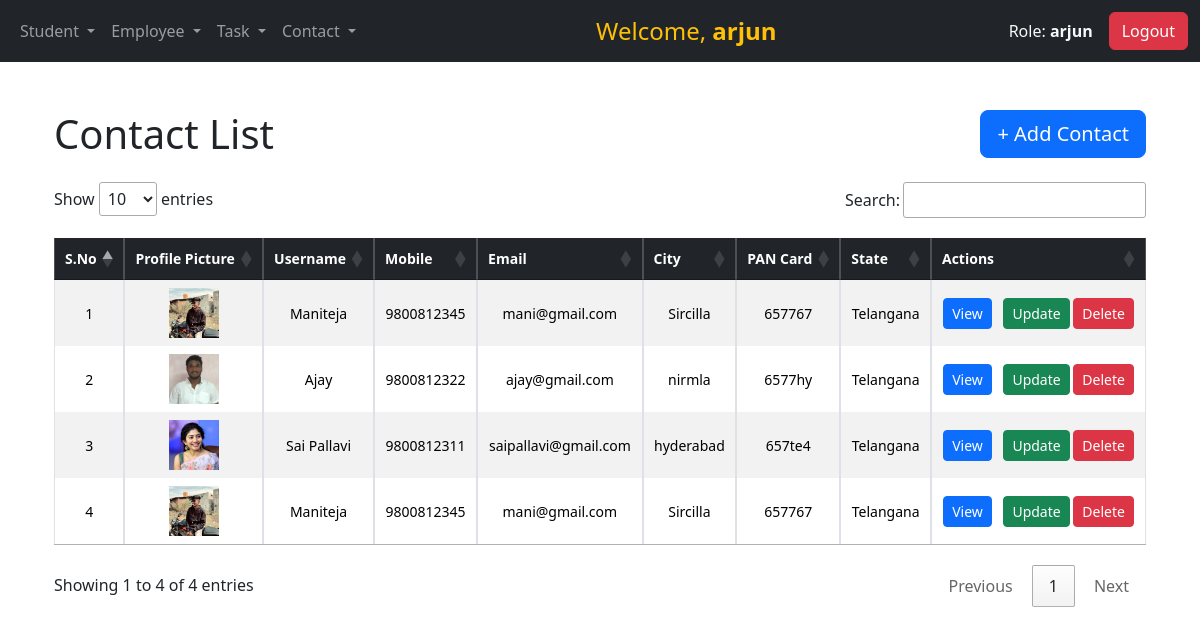
Before: /operations-list/ (signed in) with the older database file.
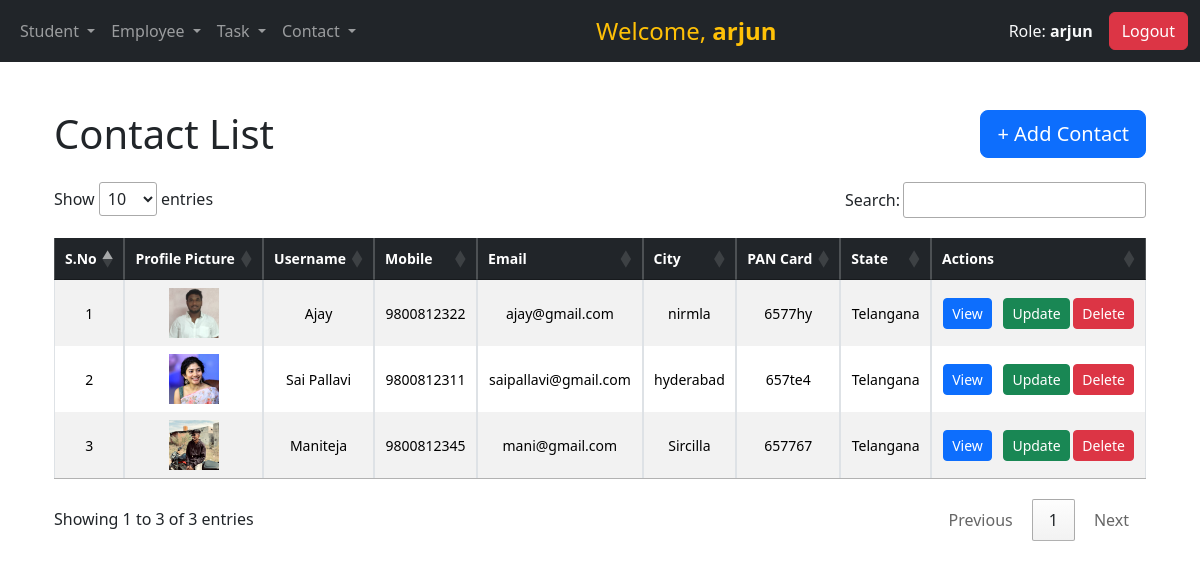
After: the same page with the newer database file.
### operations/models.py (models this page shows, shortened)
class Contact(models.Model):
    username = models.CharField(max_length=100)
    mobile = models.CharField(max_length=15)
    email = models.CharField(max_length=50,null=True,blank=True)
    city = models.CharField(max_length=15,null=True,blank=True)
    pancard = models.CharField(max_length=20,null=True,blank=True)
    state = models.CharField(max_length=15,null=True,blank=True)
    serial_number = models.PositiveIntegerField(default=0)
    profile_picture = models.ImageField(upload_to='contact_pictures/', blank=True, null=True)  # Add this line

### operations/views.py (the view)
# urls.py: path('operations-list/',login_required(views.operations_list),name='operations_list'),
def operations_list(request):
    contacts = Contact.objects.all()  # Query to get all contacts records
    return render(request, 'contacts/operations-list.html', {'contacts': contacts})

### operations/templates/contacts/operations-list.html (shortened to what this page needs)
{% extends 'base.html' %}
{% block content %}
    <div class="container mt-5">
        <div class="d-flex justify-content-between align-items-center mb-4">
            <h1 class="mb-0">Contact List</h1>
            <a href="{% url 'operations' %}" class="btn btn-primary btn-lg">+ Add Contact</a>
        </div>
        <div class="table-responsive">
            <table id="contactTable" class="table table-striped table-sm table-bordered align-middle mb-3">
                <thead class="table-dark">
                    <tr class="text-center small">
                        <th>S.No</th>
                        <th>Profile Picture</th>
                        <th>Username</th>
                        <th>Mobile</th>
                        <th>Email</th>
                        <th>City</th>
                        <th>PAN Card</th>
                        <th>State</th>
                        <th>Actions</th>
                    </tr>
                </thead>
                <tbody>
                    {% for contact in contacts %}
                        <tr class="text-center small">
                            <td>{{ forloop.counter }}</td>
                            <td>
                                {% if contact.profile_picture %}
                                    <img src="{{ contact.profile_picture.url }}" alt="Profile Picture" style="width: 50px; height: 50px; object-fit: cover;">
                                {% else %}
                                    <img src="https://cdn-icons-png.flaticon.com/512/847/847969.png" alt="Default Icon" style="width: 50px; height: 50px; object-fit: cover;">
                                {% endif %}
                            </td>
                            <td>{{ contact.username }}</td>
                            <td>{{ contact.mobile }}</td>
                            <td>{{ contact.email }}</td>
                            <td>{{ contact.city }}</td>
                            <td>{{ contact.pancard }}</td>
                            <td>{{ contact.state }}</td>
                            <td>
                                <a href="{% url 'view_operation' contact.id %}" class="btn btn-primary btn-sm me-2">View</a>
                                <a href="{% url 'update_contact' contact.id %}" class="btn btn-success btn-sm">Update</a>
                                <a href="{% url 'delete_operations' contact.id %}" class="btn btn-danger btn-sm" onclick="return confirm('Are you sure you want to delete this contact?');">Delete</a>
                            </td>
                        </tr>
                    {% empty %}
                        <tr>
                            <td colspan="8" class="text-center text-muted">No contact data available.</td>
                        </tr>
                    {% endfor %}
                </tbody>
            </table>
        </div>
    </div>
    <link rel="stylesheet" href="https://cdn.datatables.net/1.13.5/css/jquery.dataTables.min.css">
{% endblock %}

### operations/templates/base.html (shortened to what this page needs)
<!DOCTYPE html>
<html lang="en">
<head>
  {% load static %}
  <link href="https://cdn.jsdelivr.net/npm/bootstrap@5.3.3/dist/css/bootstrap.min.css" rel="stylesheet">
  <link rel="stylesheet" href="{% static 'styles.css' %}">
</head>
<body>
  <nav
  class="navbar navbar-expand-sm navbar-dark
  {% if request.session.user_role == 'staff' %}light-green
  {% elif request.session.user_role == 'student' %}light-yellow
  {% elif request.session.user_role == 'employee' %}light-blue
  {% else %}bg-dark{% endif %}">
    <div class="container-fluid">
      <ul class="navbar-nav">
        <li class="nav-item dropdown">
          {% if request.session.user_role != "employee" %}
          <a class="nav-link dropdown-toggle" href="#" role="button" data-bs-toggle="dropdown" aria-expanded="false">
            Student
          </a>
          {% endif %}
        </li>
        {% if request.session.user_role != "student" %}
        <li class="nav-item dropdown">
          <a class="nav-link dropdown-toggle" href="#" role="button" data-bs-toggle="dropdown" aria-expanded="false">
            Employee
          </a>
        </li>
        {% endif %}
        <li class="nav-item dropdown">
          <a class="nav-link dropdown-toggle" href="#" role="button" data-bs-toggle="dropdown" aria-expanded="false">
            Task
          </a>
        </li>
        <li class="nav-item dropdown">
          <a class="nav-link dropdown-toggle" href="#" role="button" data-bs-toggle="dropdown" aria-expanded="false">
            Contact
          </a>
        </li>
      </ul>
      <div class="mx-auto text-warning text-warning-highlight">
        Welcome, <strong>{{ request.session.user_name }}</strong>
      </div>
      <div class="d-flex align-items-center">
        <span class="navbar-text text-light me-3">
          Role: <strong>{{ request.session.user_role }}</strong>
        </span>
        <form method="post" action="{% url 'logout' %}">
          <button class="btn btn-danger" type="submit">Logout</button>
        </form>
      </div>
    </div>
  </nav>
<div class="container mt-4">
  {% block content %}{% endblock %}
</div>
</body>
</html>

### operations/static/styles.css (style rules this page uses)
.text-warning-highlight { font-size: 1.5rem; padding: 5px 10px; border-radius: 5px; }

Changed rows visible on the page:
removed Contact: profile_picture (picture), username "Maniteja", mobile "9800812345", email "mani@gmail.com", city "Sircilla", pancard "657767", state "Telangana"
Other visible differences:
text written by a page script: "Show entries Search: Showing 1 to 4 of 4 entries Previous 1 Next" → "Show entries Search: Showing 1 to 3 of 3 entries Previous 1 Next"
